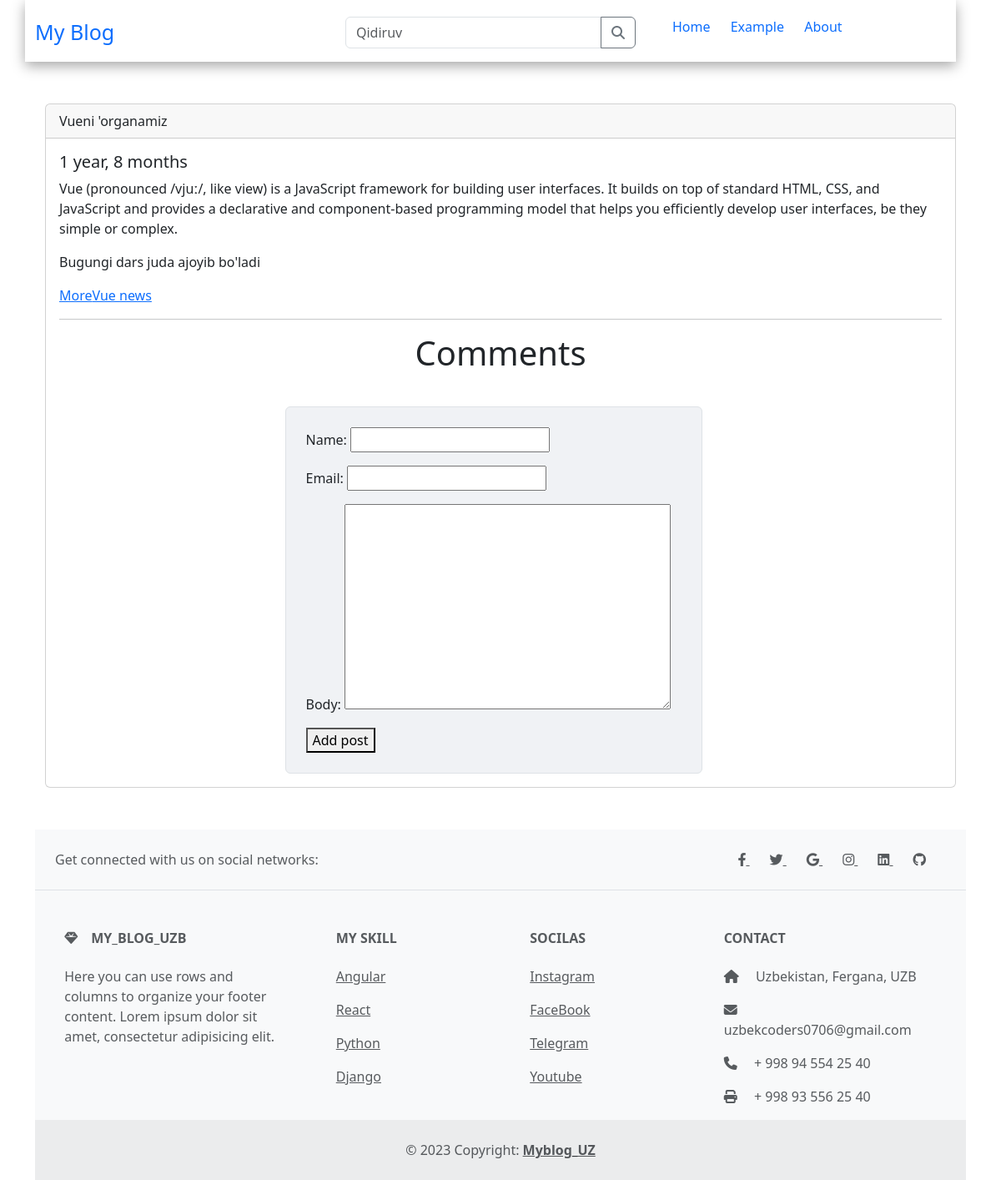
The page /vue/c/ on the database its author committed.
### blog/models.py (models this page shows, shortened)
class Post(models.Model):
    ACTIVE = 'active'
    DRAFT = 'draft'
    CHOICES_STATUS = (
        (ACTIVE, 'Active'),
        ( DRAFT,'Draft')
    )
    category = models.ForeignKey(Category, related_name='posts', on_delete=models.CASCADE)
    title = models.CharField(max_length=255)
    slug = models.SlugField()
    intro = models.TextField()
    body = models.TextField()
    created_at = models.DateTimeField(auto_now_add=True)
    status = models.CharField(max_length=10, choices=CHOICES_STATUS, default=ACTIVE)

class Category(models.Model):
    title = models.CharField(max_length=200)
    slug =  models.SlugField()
    class Meta:
        ordering = ('title'),
        verbose_name_plural = 'Categories'
    def __str__(self) -> str:
        return self.title

### blog/views.py (the view)
# urls.py: path('<slug:category_slug>/<slug:slug>/', views.detail, name='post_detail'),
def detail(request,category_slug, slug):
    post = get_object_or_404(Post, slug=slug, status=Post.ACTIVE)
    if request.method == 'POST':
        form =CommentForm(request.POST)
        if form.is_valid():
           comment = form.save(commit=False)
           comment.post = post
           comment.save()
           return redirect('post_detail', slug=slug)
    else:
        form = CommentForm()
    form = CommentForm()
    return render(request,'blog/detail.html',{'post':post, 'form':form})

### blog/forms.py
class CommentForm(forms.ModelForm):
    class Meta:
        model = Comment
        fields = ('name','email','body')

### templates/blog/detail.html (shortened to what this page needs)
{% extends 'core/base.html' %}
{% block content %}
<div class="container">
    <div class="card" style="margin-top: 50px; margin-bottom: 50px;">
        <div class="card-header">
          {{ post.title }}
        </div>
        <div class="card-body">
          <h5 class="card-title">{{ post.created_at|timesince}}</h5>
          <p style="text-decoration: none;" class="card-text">{{ post.body }}</p>
          <p class="card-text">{{ post.intro }}</p>
          <a href="{% url 'category_detail' post.category.slug %}">More{{ post.category }} news</a>
          <hr>
          <div class="comment"><h1 style="text-align: center;">Comments</h1></div>
          <div class="row d-flex justify-content-center">
            <div class="card-body">
            </div>
            <div class="col-md-8 col-lg-6">
              <div class="card shadow-0 border" style="background-color: #f0f2f5; width: 500px;">
                <div class="card-body p-4">
                <form action="" method="POST">
                    {{ form.as_p }}
                    <button type="submit btn btn-info">Add post</button>
                </form>
                </div>
              </div>
            </div>
          </div>
        </div>
      </div>
</div>
{% endblock %}

### static/style.css (style rules this page uses)
body { box-sizing: border-box; font-family: Verdana, Geneva, Tahoma, sans-serif; }

### rows shown on the page
Post: title "Vueni 'organamiz", created_at "1 year, 8 months", body "Vue (pronounced /vjuː/, like view) is a JavaScript framework for building user interfaces. It builds on top of standard HTML, CSS, and JavaScript and provides a declarative and component-based programming model that helps you efficiently develop user interfaces, be they simple or complex.", intro "Bugungi dars juda ajoyib bo'ladi", category "Vue"
